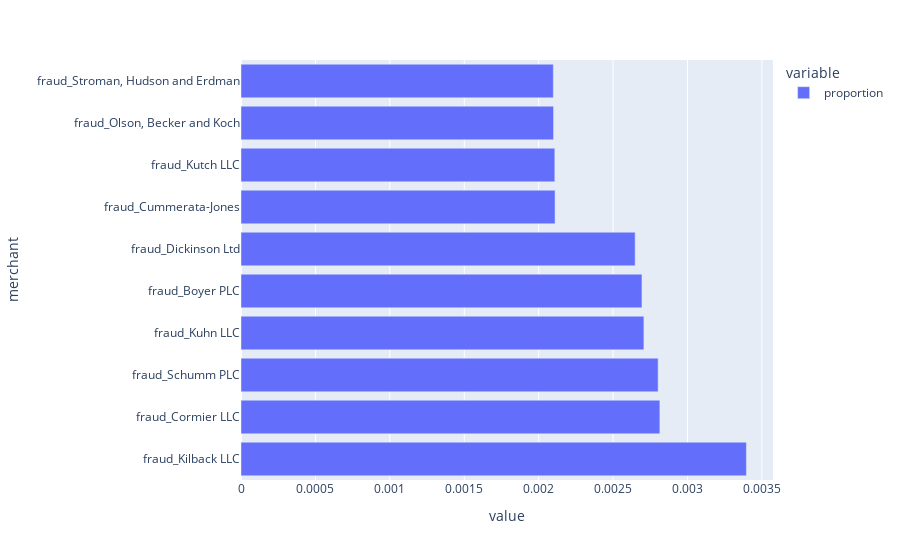

The cell this chart's notebook holds for it:
### Markdown cell above
top 10 merchants based on number of transactions:

### Code cell
px.bar(train_data['merchant'].value_counts(normalize=True).iloc[:10], orientation='h')

### Figure 1 — Plotly figure (JSON) as saved in the notebook; plotly's stock layout.template omitted (floating-point values rounded to 4 significant figures)
{"data": [{"hovertemplate": "variable=proportion<br>value=%{x}<br>merchant=%{y}<extra></extra>", "legendgroup": "proportion", "marker": {"color": "#636efa", "pattern": {"shape": ""}}, "name": "proportion", "orientation": "h", "showlegend": true, "textposition": "auto", "type": "bar", "x": [0.003396, 0.002814, 0.002803, 0.002707, 0.002694, 0.002648, 0.00211, 0.002108, 0.0021, 0.002098], "xaxis": "x", "y": ["fraud_Kilback LLC", "fraud_Cormier LLC", "fraud_Schumm PLC", "fraud_Kuhn LLC", "fraud_Boyer PLC", "fraud_Dickinson Ltd", "fraud_Cummerata-Jones", "fraud_Kutch LLC", "fraud_Olson, Becker and Koch", "fraud_Stroman, Hudson and Erdman"], "yaxis": "y"}], "layout": {"barmode": "relative", "legend": {"title": {"text": "variable"}, "tracegroupgap": 0}, "margin": {"t": 60}, "xaxis": {"anchor": "y", "domain": [0, 1], "title": {"text": "value"}}, "yaxis": {"anchor": "x", "domain": [0, 1], "title": {"text": "merchant"}}}}
